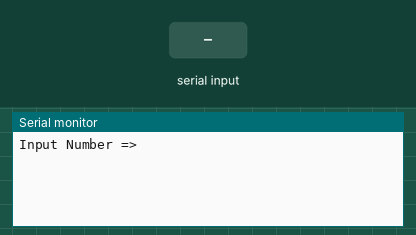
Simulated run of this sketch. Board: Arduino Uno, built with avr-gcc and run on an emulated ATmega328P. Shown: the last lines printed to the serial monitor. The test bench sets the inputs (shaded band).

Above: at 1.2 s.
1.3 s: "90,45\n" received over Serial
At 2.2 s:
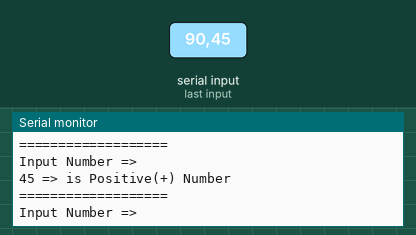
2.8 s: "30,150\n" received over Serial
At 5.2 s:
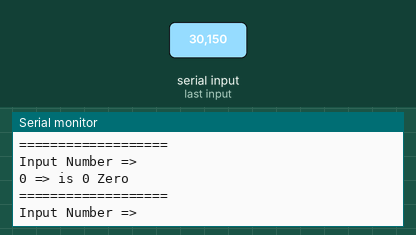
Timing chart, 0 to 6.7 s (numbered marks = the images above; inputs shaded):
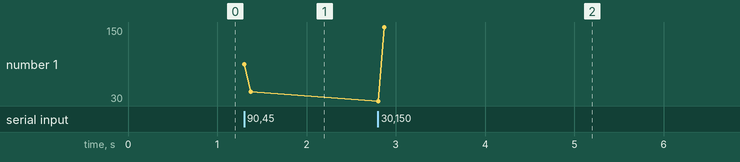

Measured:
- after the input at 1.3 s, the serial monitor: prints a new line at once (image 1)
- after the input at 2.8 s, the serial monitor: prints a new line at once (image 2)
- plotted number 1: 45 → 150 after the input at 2.8 s

The sketch:

ex6-6-2.ino
```cpp
int sign(int);

void setup() {
  // 시리얼 통신 속도 설정 : 속도 9600 bps, 8데이터 비트, 패리티 없음, 한 개의 스톱비트
 Serial.begin(9600) ;

}
void loop() {
     int x, r; ;
     String echoStr="";

      Serial.println("Input Number =>");

     // PC에서 데이터가 전송되어 올때까지 기다린다.
      while(1) {
       if(Serial.available() > 0 ) break;
      }
      x = Serial.parseInt();
      r = sign(x);

      if(r==1)        echoStr = String(x)+ " => is Positive(+) Number";
      else if(r== -1) echoStr = String(x)+ " => is Negative(-) Number";
      else if(r==0)   echoStr = String(x)+ " => is 0 Zero";

    Serial.println(echoStr);
    Serial.println("===================");
  }

 int sign(int n)
 {
  if(n>0) return 1;
  else if (n <0 ) return -1;
  else if(n==0) return 0;
 }
```
